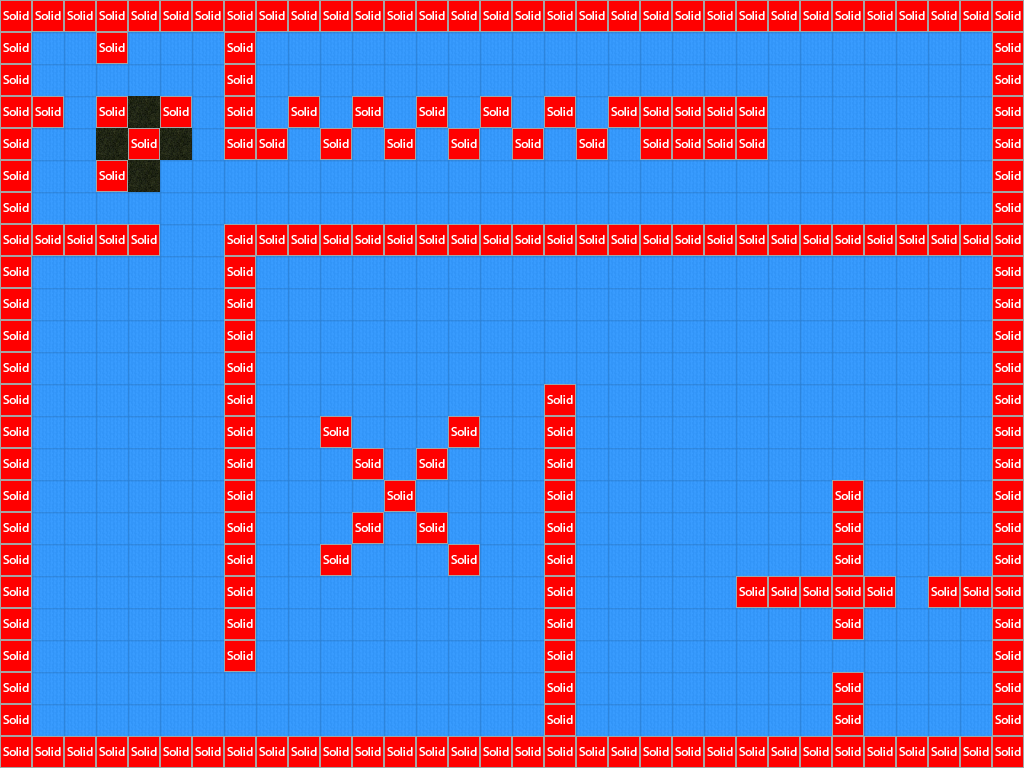

Below is a game level as drawn by its tile map, then a one-line description and the .tmx that defines it (tile-layer data replaced by summaries):
An orthogonal 32x24 tile map with 32x32 px tiles, 2 tile layers (wallsandfloor, collision), 2 tilesets and 55 objects (16x Turret, 13x Advanced_Turret, 2x FSandwichSpawn, 2x LockEntity, 2x NoviceGuard, ...).

<map version="1.0" orientation="orthogonal" width="32" height="24" tilewidth="32" tileheight="32">
 <tileset firstgid="1" name="collision_tiles" tilewidth="32" tileheight="32">
  <image source="../images/collision_tiles.png" width="192" height="32" />
  <tile id="0">
   <properties>
    <property name="type" value="solid" />
   </properties>
  </tile>
 </tileset>
 <tileset firstgid="7" name="facility2_level_tiles" tilewidth="32" tileheight="32">
  <image source="../images/facility2_level_tiles.png" width="192" height="64" />
 </tileset>
 <layer name="wallsandfloor" width="32" height="24">
  <data>[768 cells, 768 non-empty, 3 distinct tile ids]</data>
 </layer>
 <layer name="collision" width="32" height="24">
  <data>[768 cells, 212 non-empty, 1 distinct tile ids]</data>
 </layer>
 <objectgroup color="#0080ff" name="AudioZones" width="32" height="24">
  <object name="HomeKeyDoor" x="224" y="160" width="32" height="64" />
  <object name="KeyGuardDoor" x="769" y="160" width="29" height="61" />
  <object name="GuardKeyDoor" x="735" y="164" width="29" height="56" />
  <object name="KeyHomeDoor" x="256" y="160" width="32" height="64" />
  <object name="GuardPuzzleDoor" x="160" y="224" width="64" height="32" />
  <object name="PuzzleGuardDoor" x="160" y="256" width="64" height="32" />
  <object name="TeleportGuardDoor" x="257" y="633" width="273" height="31" />
  <object name="GuardTeleportDoor" x="256" y="672" width="285" height="32" />
 </objectgroup>
 <objectgroup color="#ff00ff" name="Items" width="32" height="24">
  <object name="teleporter" x="896" y="640" width="64" height="64">
   <properties>
    <property name="image" value="teleporter_tiles" />
    <property name="spritewidth" value="64" />
   </properties>
  </object>
  <object name="enginePiece" x="32" y="480" width="32" height="32">
   <properties>
    <property name="image" value="engine_piece" />
    <property name="spritewidth" value="32" />
   </properties>
  </object>
  <object name="KeyEntity" x="256" y="32" width="32" height="32">
   <properties>
    <property name="image" value="key" />
    <property name="spritewidth" value="32" />
   </properties>
  </object>
  <object name="WaterSpawn" x="768" y="32" width="224" height="192">
   <properties>
    <property name="image" value="water" />
    <property name="spritewidth" value="32" />
   </properties>
  </object>
  <object name="FSandwichSpawn" x="256" y="576" width="288" height="160">
   <properties>
    <property name="image" value="fresh_sandwich" />
    <property name="spritewidth" value="32" />
   </properties>
  </object>
  <object name="RSandwichSpawn" x="32" y="256" width="192" height="480">
   <properties>
    <property name="image" value="rotten_sandwich" />
    <property name="spritewidth" value="32" />
   </properties>
  </object>
  <object name="LockEntity" x="192" y="224" width="32" height="32">
   <properties>
    <property name="image" value="lock" />
    <property name="spritewidth" value="32" />
   </properties>
  </object>
  <object name="LockEntity" x="160" y="224" width="32" height="32">
   <properties>
    <property name="image" value="lock" />
    <property name="spritewidth" value="32" />
   </properties>
  </object>
  <object name="FSandwichSpawn" x="256" y="256" width="288" height="160">
   <properties>
    <property name="image" value="fresh_sandwich" />
    <property name="spritewidth" value="32" />
   </properties>
  </object>
 </objectgroup>
 <objectgroup color="#00ff00" name="PlayerEntity" width="32" height="24">
  <object name="player" x="32" y="32" width="32" height="32">
   <properties>
    <property name="image" value="alien_tiles" />
    <property name="spriteheight" value="32" />
    <property name="spritewidth" value="32" />
   </properties>
  </object>
  <object name="fow" x="-32" y="0" width="32" height="32" />
 </objectgroup>
 <objectgroup color="#ff0000" name="GuardEntities" width="32" height="24">
  <object name="NoviceGuard" x="576" y="608" width="256" height="128">
   <properties>
    <property name="image" value="guard_novice_tiles" />
    <property name="spritewidth" value="32" />
   </properties>
  </object>
  <object name="ProGuard" x="768" y="32" width="224" height="192">
   <properties>
    <property name="image" value="guard_pro_tiles" />
    <property name="spritewidth" value="32" />
   </properties>
  </object>
  <object name="EliteGuard" x="576" y="256" width="256" height="160">
   <properties>
    <property name="image" value="guard_elite_tiles" />
    <property name="spritewidth" value="32" />
   </properties>
  </object>
  <object name="Doctor" x="32" y="256" width="192" height="224">
   <properties>
    <property name="image" value="doctor_tiles" />
    <property name="jump" value="3" />
    <property name="speed" value="1500" />
    <property name="spriteheight" value="32" />
    <property name="spritewidth" value="32" />
    <property name="vision" value="7" />
   </properties>
  </object>
  <object name="NoviceGuard" x="864" y="256" width="128" height="320">
   <properties>
    <property name="image" value="guard_novice_tiles" />
    <property name="spritewidth" value="32" />
   </properties>
  </object>
  <object name="Doctor" x="32" y="480" width="192" height="256">
   <properties>
    <property name="image" value="doctor_tiles" />
    <property name="jump" value="3" />
    <property name="speed" value="1500" />
    <property name="spriteheight" value="32" />
    <property name="spritewidth" value="32" />
    <property name="vision" value="7" />
   </properties>
  </object>
  <object name="EliteGuard" x="576" y="416" width="256" height="160">
   <properties>
    <property name="image" value="guard_elite_tiles" />
    <property name="spritewidth" value="32" />
   </properties>
  </object>
 </objectgroup>
 <objectgroup color="#1101f0" name="TurretEntities" width="32" height="24">
  <object name="Turret" x="352" y="128" width="32" height="32">
   <properties>
    <property name="delay" value="5000" />
    <property name="direction" value="south" />
    <property name="image" value="turret_tiles" />
    <property name="speed" value="3000" />
    <property name="spriteheight" value="32" />
    <property name="spritewidth" value="32" />
    <property name="type" value="solid" />
   </properties>
  </object>
  <object name="Advanced_Turret" x="352" y="480" width="32" height="32">
   <properties>
    <property name="direction" value="west" />
    <property name="image" value="turret_advanced_tiles" />
    <property name="spriteheight" value="32" />
    <property name="spritewidth" value="32" />
    <property name="type" value="solid" />
   </properties>
  </object>
  <object name="Turret" x="288" y="128" width="32" height="32">
   <properties>
    <property name="delay" value="5000" />
    <property name="direction" value="south" />
    <property name="image" value="turret_tiles" />
    <property name="speed" value="3000" />
    <property name="spriteheight" value="32" />
    <property name="spritewidth" value="32" />
    <property name="type" value="solid" />
   </properties>
  </object>
  </objectgroup>
</map>
<!-- 26 of 55 objects omitted -->
